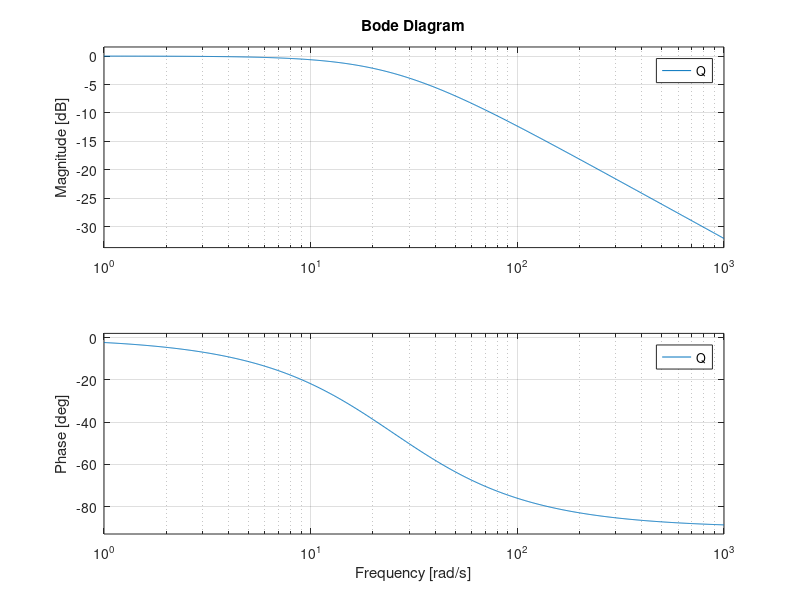
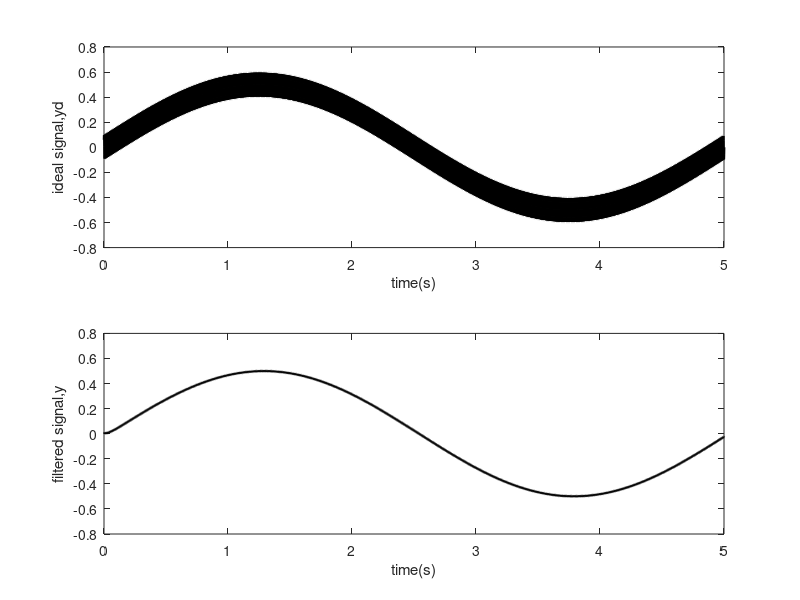

Write the MATLAB code that produced these figures, in order.
%Low Pass Filter
clear all;
close all;

ts=0.001;
Q=tf([1],[0.04,1]);   %Low Freq Signal Filter
%Qz=c2d(Q,ts,'tucsin');
Qz=c2d(Q,ts,'tusin');
[num,den]=tfdata(Qz,'v');

y_1=0;y_2=0;
yd_1=0;yd_2=0;
for k=1:1:5000
time(k)=k*ts;

%Input Signal with noise
n(k)=0.10*sin(100*2*pi*k*ts);  %Noise signal
yd(k)=n(k)+0.50*sin(0.2*2*pi*k*ts); %Input Signal

y(k)=-den(2)*y_1+num(1)*yd(k)+num(2)*yd_1;

y_2=y_1;y_1=y(k);
yd_2=yd_1;yd_1=yd(k);
end
figure(1);bode(Q);
figure(2);
subplot(211);
plot(time,yd,'k','linewidth',2);
xlabel('time(s)');ylabel('ideal signal,yd');
subplot(212);
plot(time,y,'k','linewidth',2);
xlabel('time(s)');ylabel('filtered signal,y');